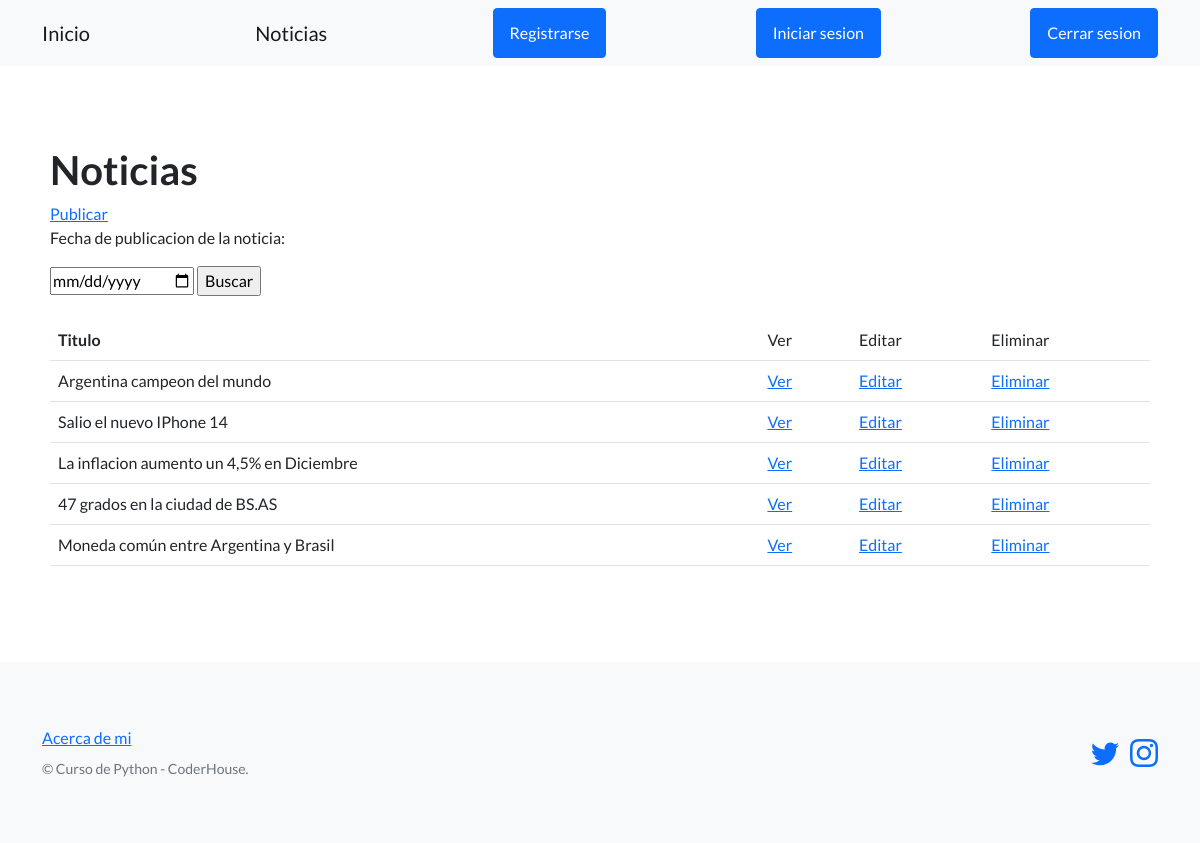
The app's page /pagina-blog/Noticias/, older data.
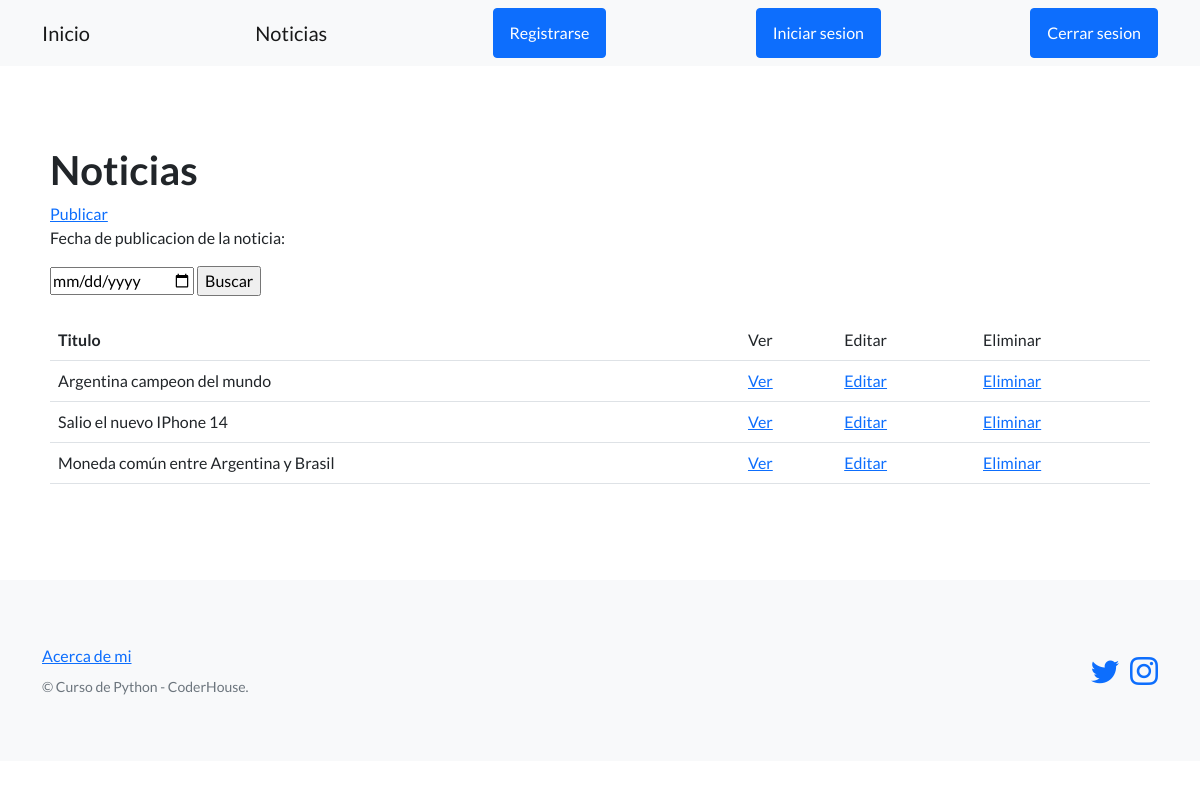
The same page, newer data.
### pagina_blog/models.py (models this page shows, shortened)
class Noticias(models.Model):
    titulo = models.CharField(max_length=256)
    subtitulo = models.CharField(max_length=1000)
    cuerpo = models.CharField(max_length=1000, null=True)
    fecha_publicacion = models.DateField(null=True)
    autor = models.CharField(max_length=64)

### pagina_blog/views.py (the view)
# urls.py: path('Noticias/', listar_noticias, name='listar_noticias'),
def listar_noticias(request):
    contexto = {
        'noticias' : Noticias.objects.all()
    }
    return render(
        request = request,
        template_name = 'pagina_blog/lista_noticias.html',
        context = contexto
    )

### pagina_blog/templates/pagina_blog/lista_noticias.html (shortened to what this page needs)
{% extends "pagina_blog/base.html" %}
{% block contenido %}
<h1>Noticias</h1>
<a href="{% url 'publicar_noticias' %}">Publicar</a>
<br>
<form action="{% url 'buscar_noticias' %}" method="post">
    <p>Fecha de publicacion de la noticia:</p>
    <input type="date" name="fecha_publicacion" value='aaa-mm-dd'>
    <input type="submit" value="Buscar">
</form>
<br>
<table class="table">
    <tbody>
        <tr>
            <th>Titulo</th>
            <td>Ver</td>
            <td>Editar</td>
            <td>Eliminar</td>
        </tr>
        {% for noticia in noticias %}
        <tr>
            <td>{{ noticia.titulo }}</td>
            <td>
                <a href="{% url 'ver_noticia' noticia.id %}">Ver</a>
            </td>
            <td>
                <a href="{% url 'editar_noticia' noticia.id%}">Editar</a>
            </td>
            <td>
                <a href="{% url 'eliminar_noticia' noticia.id%}">Eliminar</a>
            </td>
        </tr>
        {% endfor %}
    </tbody>
</table>
{% endblock contenido %}

### pagina_blog/templates/pagina_blog/base.html (shortened to what this page needs)
{% load static %}
<!DOCTYPE html>
<html lang="en">
    <head>
        <link href="https://cdn.jsdelivr.net/npm/bootstrap-icons@1.5.0/font/bootstrap-icons.css" rel="stylesheet" type="text/css" />
        <link href="{% static 'css/styles.css' %}" rel="stylesheet" />
    </head>
    <body>
        <nav class="navbar navbar-light bg-light static-top">
            <div class="container">
                <a class="navbar-brand" href="{% url 'inicio' %}">Inicio</a>
                <a class="navbar-brand" href="{% url 'listar_noticias' %}">Noticias</a>
                <a class="btn btn-primary" href="{% url 'registro' %}">Registrarse</a>
                <a class="btn btn-primary" href="{% url 'login' %}">Iniciar sesion</a>
                <a class="btn btn-primary" href="{% url 'logout' %}">Cerrar sesion</a>
            </div>
        </nav>
        <section style="padding: 80px 50px;">
            {% block contenido %}
            {% endblock contenido %}
        </section>
        <footer class="footer bg-light">
            <div class="container">
                <div class="row">
                    <div class="col-lg-6 h-100 text-center text-lg-start my-auto">
                        <ul class="list-inline mb-2">
                            <li class="list-inline-item"><a href="{% url 'about' %}">Acerca de mi</a></li>
                        </ul>
                        <p class="text-muted small mb-4 mb-lg-0">&copy; Curso de Python - CoderHouse.</p>
                    </div>
                    <div class="col-lg-6 h-100 text-center text-lg-end my-auto">
                        <ul class="list-inline mb-0">
                            <li class="list-inline-item">
                                <a href="https://twitter.com/mateobuenoo"><i class="bi-twitter fs-3"></i></a>
                            </li>
                            <li class="list-inline-item">
                                <a href="https://www.instagram.com/matubueno/"><i class="bi-instagram fs-3"></i></a>
                            </li>
                        </ul>
                    </div>
                </div>
            </div>
        </footer>
    </body>
</html>

Row changes from the older to the newer data that the page shows:
removed Noticias: titulo "La inflacion aumento un 4,5% en Diciembre"
removed Noticias: titulo "47 grados en la ciudad de BS.AS"
